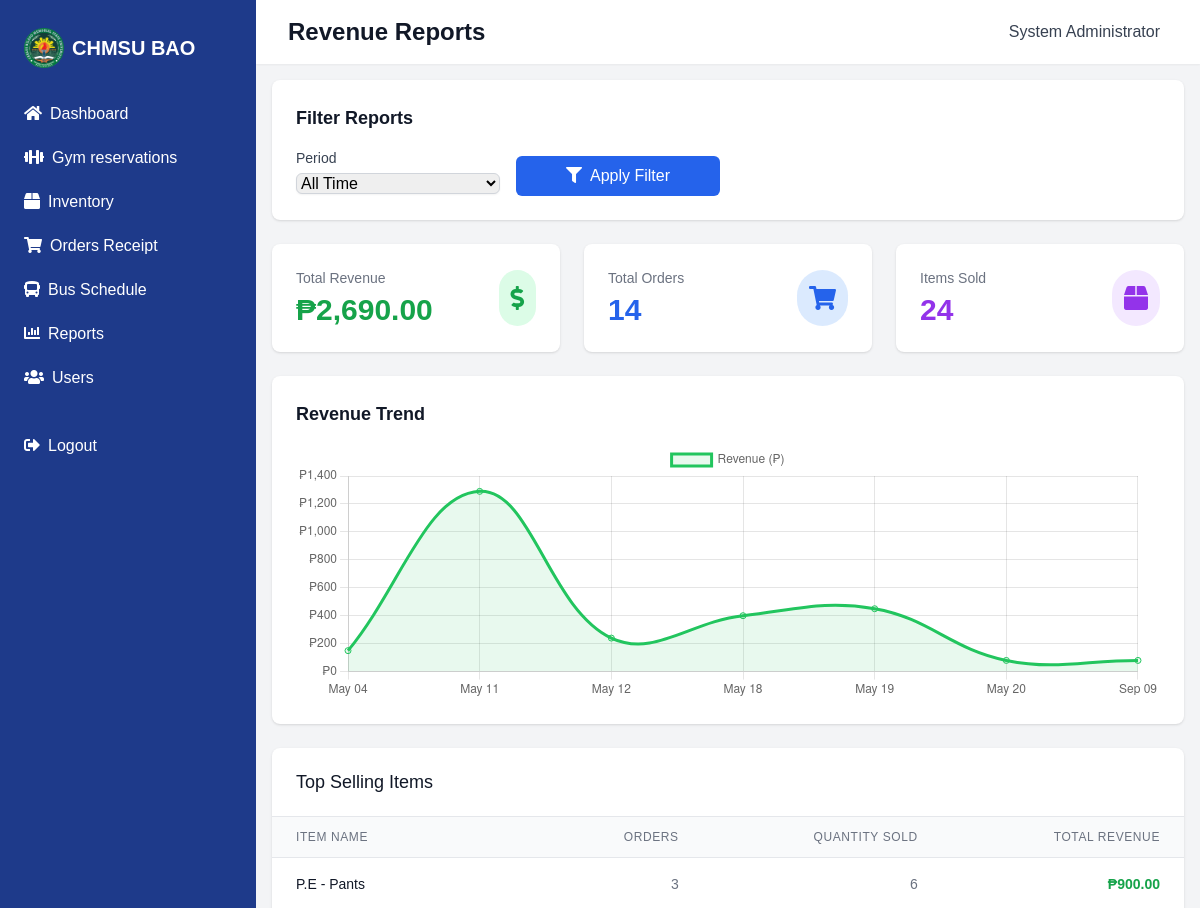
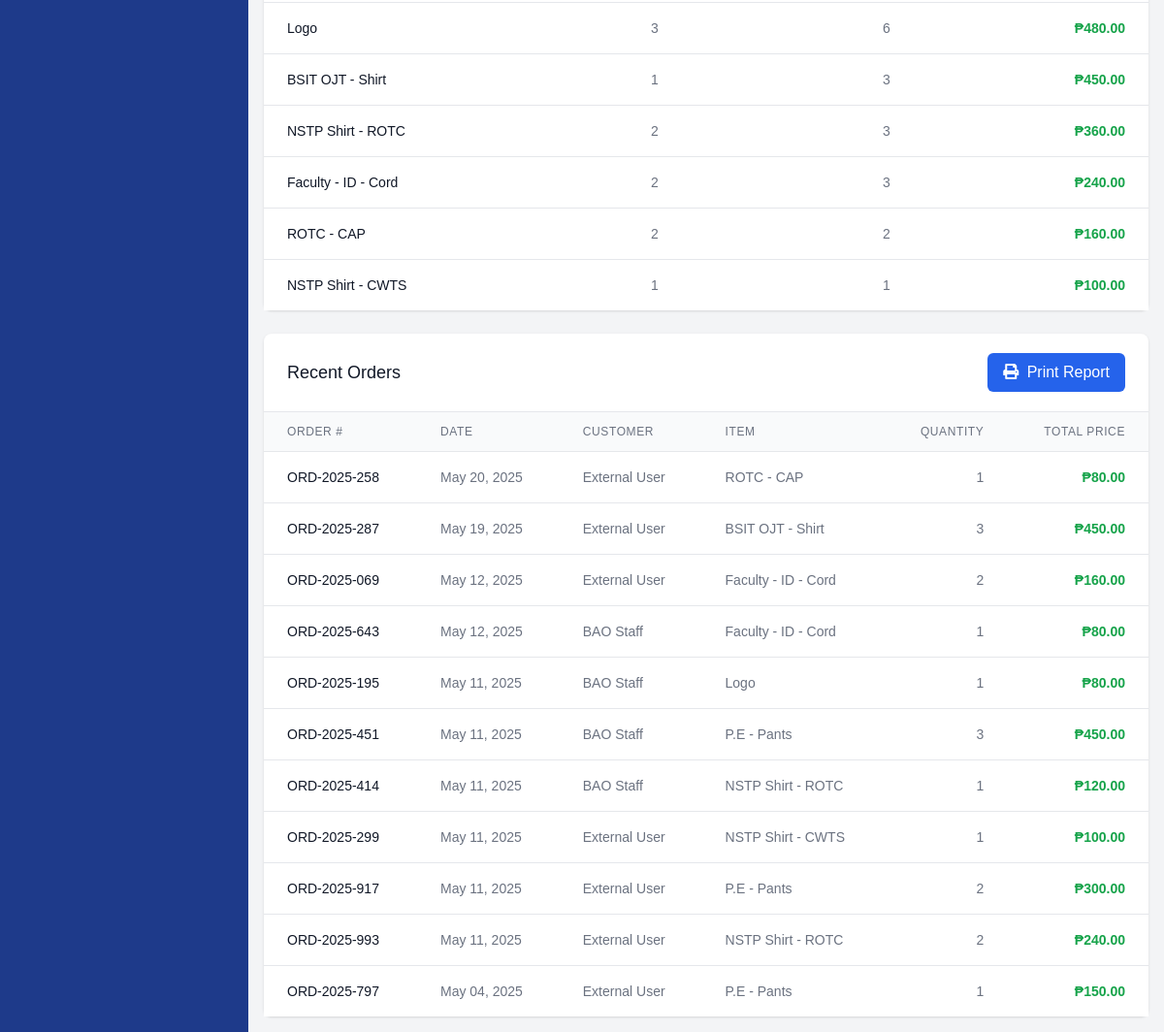
/admin/reports.php (signed in), run on the app's committed database (2 pictures, top to bottom).
### tables this page shows
CREATE TABLE `orders` (
  `id` int(11) NOT NULL,
  `order_id` varchar(20) NOT NULL,
  `user_id` int(11) NOT NULL,
  `inventory_id` int(11) NOT NULL,
  `quantity` int(11) NOT NULL,
  `total_price` decimal(10,2) NOT NULL,
  `status` enum('pending','approved','rejected','completed') NOT NULL DEFAULT 'pending',
  `created_at` timestamp NOT NULL DEFAULT current_timestamp(),
  `updated_at` timestamp NOT NULL DEFAULT current_timestamp() ON UPDATE current_timestamp(),
  `total_amount` decimal(10,2) NOT NULL DEFAULT 0.00,
  `item_id` int(11) NOT NULL,
  `order_type` varchar(100) DEFAULT NULL,
  `purpose` text DEFAULT NULL,
  `priority` varchar(20) DEFAULT NULL
);

CREATE TABLE IF NOT EXISTS user_accounts (
    id INT PRIMARY KEY AUTO_INCREMENT,
    name VARCHAR(255) NOT NULL,
    email VARCHAR(255) UNIQUE NOT NULL,
    password VARCHAR(255) NOT NULL,
    user_type ENUM('admin', 'staff', 'student', 'external') NOT NULL,
    organization VARCHAR(255) NULL,
    status ENUM('active', 'inactive', 'suspended') DEFAULT 'active',
    created_at TIMESTAMP DEFAULT CURRENT_TIMESTAMP,
    updated_at TIMESTAMP DEFAULT CURRENT_TIMESTAMP ON UPDATE CURRENT_TIMESTAMP
);

CREATE TABLE `inventory` (
  `id` int(11) NOT NULL,
  `name` varchar(100) NOT NULL,
  `description` text DEFAULT NULL,
  `price` decimal(10,2) NOT NULL,
  `quantity` int(11) NOT NULL DEFAULT 0,
  `in_stock` tinyint(1) NOT NULL DEFAULT 1,
  `created_at` timestamp NOT NULL DEFAULT current_timestamp(),
  `updated_at` timestamp NOT NULL DEFAULT current_timestamp() ON UPDATE current_timestamp(),
  `image_path` varchar(255) DEFAULT NULL,
  `sizes` text DEFAULT NULL
);

### admin/reports.php (the view, shortened to what this page needs)
<?php
require_once '../config/database.php';
$period = isset($_GET['period']) ? sanitize_input($_GET['period']) : 'all';
$overall_query = "SELECT
    COUNT(*) as total_orders,
    SUM(quantity) as total_items_sold,
    SUM(total_price) as total_revenue
FROM orders
WHERE status = 'completed'";
$overall_stats = $conn->query($overall_query)->fetch_assoc();
$orders_query = "SELECT
    o.id,
    o.order_id,
    o.quantity,
    o.total_price,
    o.created_at,
    u.name as customer_name,
    u.email as customer_email,
    i.name as item_name
FROM orders o
JOIN user_accounts u ON o.user_id = u.id
JOIN inventory i ON o.inventory_id = i.id
WHERE o.status = 'completed'";
$orders_query .= " ORDER BY o.created_at DESC";
$orders_result = $conn->query($orders_query);
$top_items_query = "SELECT
    i.name as item_name,
    COUNT(*) as order_count,
    SUM(o.quantity) as total_quantity,
    SUM(o.total_price) as total_revenue
FROM orders o
JOIN inventory i ON o.inventory_id = i.id
WHERE o.status = 'completed'";
$top_items_query .= " GROUP BY o.inventory_id, i.name ORDER BY total_revenue DESC LIMIT 10";
$top_items_result = $conn->query($top_items_query);
$daily_revenue_query = "SELECT
    DATE(created_at) as date,
    COUNT(*) as orders,
    SUM(total_price) as revenue
FROM orders
WHERE status = 'completed'";
$daily_revenue_query .= " GROUP BY DATE(created_at) ORDER BY date ASC";
$daily_revenue_result = $conn->query($daily_revenue_query);
$chart_dates = [];
$chart_revenues = [];
while ($row = $daily_revenue_result->fetch_assoc()) {
    $chart_dates[] = date('M d', strtotime($row['date']));
    $chart_revenues[] = $row['revenue'];
}
?>
<?php include '../includes/header.php'; ?>
<div class="flex h-screen bg-gray-100">
    <?php include '../includes/admin_sidebar.php'; ?>
    <div class="flex-1 flex flex-col overflow-hidden">
        <header class="bg-white shadow-sm z-10">
            <div class="max-w-7xl mx-auto px-4 sm:px-6 lg:px-8 py-4 flex justify-between items-center">
                <h1 class="text-2xl font-semibold text-gray-900">Revenue Reports</h1>
                <div class="flex items-center">
                    <span class="text-gray-700 mr-2"><?php echo $_SESSION['user_name']; ?></span>
                </div>
            </div>
        </header>
        <main class="flex-1 overflow-y-auto p-4">
            <div class="max-w-7xl mx-auto">
                <div class="bg-white rounded-lg shadow p-6 mb-6">
                    <h2 class="text-lg font-semibold text-gray-900 mb-4">Filter Reports</h2>
                    <form method="GET" action="reports.php" class="grid grid-cols-1 md:grid-cols-4 gap-4">
                        <div>
                            <label for="period" class="block text-sm font-medium text-gray-700 mb-1">Period</label>
                            <select name="period" id="period" class="w-full rounded-md border-gray-300 shadow-sm focus:border-blue-500 focus:ring focus:ring-blue-500 focus:ring-opacity-50">
                                <option value="all" <?php echo $period === 'all' ? 'selected' : ''; ?>>All Time</option>
                            </select>
                        </div>
                        <div class="flex items-end">
                            <button type="submit" class="w-full bg-blue-600 text-white py-2 px-4 rounded-md hover:bg-blue-700 focus:outline-none focus:ring-2 focus:ring-blue-500 focus:ring-offset-2">
                                <i class="fas fa-filter mr-2"></i>Apply Filter
                            </button>
                        </div>
                    </form>
                </div>
                <div class="grid grid-cols-1 md:grid-cols-3 gap-6 mb-6">
                    <div class="bg-white rounded-lg shadow p-6">
                        <div class="flex items-center justify-between">
                            <div>
                                <p class="text-sm font-medium text-gray-500 mb-1">Total Revenue</p>
                                <p class="text-3xl font-bold text-green-600">₱<?php echo number_format($overall_stats['total_revenue'] ?? 0, 2); ?></p>
                            </div>
                            <div class="bg-green-100 rounded-full p-3">
                                <i class="fas fa-dollar-sign text-green-600 text-2xl"></i>
                            </div>
                        </div>
                    </div>
                    <div class="bg-white rounded-lg shadow p-6">
                        <div class="flex items-center justify-between">
                            <div>
                                <p class="text-sm font-medium text-gray-500 mb-1">Total Orders</p>
                                <p class="text-3xl font-bold text-blue-600"><?php echo number_format($overall_stats['total_orders'] ?? 0); ?></p>
                            </div>
                            <div class="bg-blue-100 rounded-full p-3">
                                <i class="fas fa-shopping-cart text-blue-600 text-2xl"></i>
                            </div>
                        </div>
                    </div>
                    <div class="bg-white rounded-lg shadow p-6">
                        <div class="flex items-center justify-between">
                            <div>
                                <p class="text-sm font-medium text-gray-500 mb-1">Items Sold</p>
                                <p class="text-3xl font-bold text-purple-600"><?php echo number_format($overall_stats['total_items_sold'] ?? 0); ?></p>
                            </div>
                            <div class="bg-purple-100 rounded-full p-3">
                                <i class="fas fa-box text-purple-600 text-2xl"></i>
                            </div>
                        </div>
                    </div>
                </div>
                <?php if (!empty($chart_dates)): ?>
                <div class="bg-white rounded-lg shadow p-6 mb-6">
                    <h3 class="text-lg font-semibold text-gray-900 mb-4">Revenue Trend</h3>
                    <div class="h-64">
                        <canvas id="revenueChart"></canvas>
                    </div>
                </div>
                <?php endif; ?>
                <div class="bg-white rounded-lg shadow mb-6">
                    <div class="px-4 py-5 border-b border-gray-200 sm:px-6">
                        <h3 class="text-lg font-medium text-gray-900">Top Selling Items</h3>
                    </div>
                    <div class="overflow-x-auto">
                        <table class="min-w-full divide-y divide-gray-200">
                            <thead class="bg-gray-50">
                                <tr>
                                    <th class="px-6 py-3 text-left text-xs font-medium text-gray-500 uppercase tracking-wider">Item Name</th>
                                    <th class="px-6 py-3 text-right text-xs font-medium text-gray-500 uppercase tracking-wider">Orders</th>
                                    <th class="px-6 py-3 text-right text-xs font-medium text-gray-500 uppercase tracking-wider">Quantity Sold</th>
                                    <th class="px-6 py-3 text-right text-xs font-medium text-gray-500 uppercase tracking-wider">Total Revenue</th>
                                </tr>
                            </thead>
                            <tbody class="bg-white divide-y divide-gray-200">
                                <?php if ($top_items_result->num_rows > 0): ?>
                                    <?php while ($item = $top_items_result->fetch_assoc()): ?>
                                        <tr>
                                            <td class="px-6 py-4 whitespace-nowrap text-sm font-medium text-gray-900"><?php echo htmlspecialchars($item['item_name']); ?></td>
                                            <td class="px-6 py-4 whitespace-nowrap text-sm text-gray-500 text-right"><?php echo number_format($item['order_count']); ?></td>
                                            <td class="px-6 py-4 whitespace-nowrap text-sm text-gray-500 text-right"><?php echo number_format($item['total_quantity']); ?></td>
                                            <td class="px-6 py-4 whitespace-nowrap text-sm font-semibold text-green-600 text-right">₱<?php echo number_format($item['total_revenue'], 2); ?></td>
                                        </tr>
                                    <?php endwhile; ?>
                                <?php else: ?>
                                    <tr>
                                        <td colspan="4" class="px-6 py-4 text-center text-sm text-gray-500">No data available</td>
                                    </tr>
                                <?php endif; ?>
                            </tbody>
                        </table>
                    </div>
                </div>
                <div class="bg-white rounded-lg shadow">
                    <div class="px-4 py-5 border-b border-gray-200 sm:px-6 flex justify-between items-center">
                        <h3 class="text-lg font-medium text-gray-900">Recent Orders</h3>
                        <button onclick="window.print()" class="bg-blue-600 text-white py-2 px-4 rounded-md hover:bg-blue-700 focus:outline-none focus:ring-2 focus:ring-blue-500 focus:ring-offset-2">
                            <i class="fas fa-print mr-1"></i> Print Report
                        </button>
                    </div>
                    <div class="overflow-x-auto">
                        <table class="min-w-full divide-y divide-gray-200">
                            <thead class="bg-gray-50">
                                <tr>
                                    <th class="px-6 py-3 text-left text-xs font-medium text-gray-500 uppercase tracking-wider">Order #</th>
                                    <th class="px-6 py-3 text-left text-xs font-medium text-gray-500 uppercase tracking-wider">Date</th>
                                    <th class="px-6 py-3 text-left text-xs font-medium text-gray-500 uppercase tracking-wider">Customer</th>
                                    <th class="px-6 py-3 text-left text-xs font-medium text-gray-500 uppercase tracking-wider">Item</th>
                                    <th class="px-6 py-3 text-right text-xs font-medium text-gray-500 uppercase tracking-wider">Quantity</th>
                                    <th class="px-6 py-3 text-right text-xs font-medium text-gray-500 uppercase tracking-wider">Total Price</th>
                                </tr>
                            </thead>
                            <tbody class="bg-white divide-y divide-gray-200">
                                <?php if ($orders_result->num_rows > 0): ?>
                                    <?php while ($order = $orders_result->fetch_assoc()): ?>
                                        <tr>
                                            <td class="px-6 py-4 whitespace-nowrap text-sm font-medium text-gray-900"><?php echo htmlspecialchars($order['order_id']); ?></td>
                                            <td class="px-6 py-4 whitespace-nowrap text-sm text-gray-500"><?php echo date('M d, Y', strtotime($order['created_at'])); ?></td>
                                            <td class="px-6 py-4 whitespace-nowrap text-sm text-gray-500"><?php echo htmlspecialchars($order['customer_name']); ?></td>
                                            <td class="px-6 py-4 whitespace-nowrap text-sm text-gray-500"><?php echo htmlspecialchars($order['item_name']); ?></td>
                                            <td class="px-6 py-4 whitespace-nowrap text-sm text-gray-500 text-right"><?php echo number_format($order['quantity']); ?></td>
                                            <td class="px-6 py-4 whitespace-nowrap text-sm font-semibold text-green-600 text-right">₱<?php echo number_format($order['total_price'], 2); ?></td>
                                        </tr>
                                    <?php endwhile; ?>
                                <?php else: ?>
                                    <tr>
                                        <td colspan="6" class="px-6 py-4 text-center text-sm text-gray-500">No orders found</td>
                                    </tr>
                                <?php endif; ?>
                            </tbody>
                        </table>
                    </div>
                </div>
            </div>
        </main>
    </div>
</div>
<script>
    // Mobile menu toggle
    document.getElementById('menu-button').addEventListener('click', function() {
        document.getElementById('sidebar').classList.toggle('-translate-x-full');
    });
    // Show/hide custom date range
    document.getElementById('period').addEventListener('change', function() {
        const customDates = document.getElementById('custom-dates');
        if (this.value === 'custom') {
            customDates.classList.remove('hidden');
        } else {
            customDates.classList.add('hidden');
        }
    });
    // Revenue Chart
    <?php if (!empty($chart_dates)): ?>
    document.addEventListener('DOMContentLoaded', function() {
        const ctx = document.getElementById('revenueChart').getContext('2d');
        new Chart(ctx, {
            type: 'line',
            data: {
                labels: <?php echo json_encode($chart_dates); ?>,
                datasets: [{
                    label: 'Revenue (₱)',
                    data: <?php echo json_encode($chart_revenues); ?>,
                    borderColor: 'rgb(34, 197, 94)',
                    backgroundColor: 'rgba(34, 197, 94, 0.1)',
                    tension: 0.4,
                    fill: true
                }]
            },
            options: {
                responsive: true,
                maintainAspectRatio: false,
                scales: {
                    y: {
                        beginAtZero: true,
                        ticks: {
                            callback: function(value) {
                                return '₱' + value.toLocaleString();
                            }
                        }
                    }
                },
                plugins: {
                    tooltip: {
                        callbacks: {
                            label: function(context) {
                                return 'Revenue: ₱' + context.parsed.y.toLocaleString();
                            }
                        }
                    }
                }
            }
        });
    });
    <?php endif; ?>
    // Print styles
    window.onbeforeprint = function() {
        document.querySelectorAll('button').forEach(function(el) {
            el.style.display = 'none';
        });
    };
    window.onafterprint = function() {
        document.querySelectorAll('button').forEach(function(el) {
            el.style.display = '';
        });
    };
</script>
</body>
</html>

### data on the page
orders: order "ORD-2025-258", created_at "May 20, 2025", user_accounts.name "External User", inventory.name "ROTC - CAP", quantity "1", total_price "80.00"
orders: order "ORD-2025-287", created_at "May 19, 2025", user_accounts.name "External User", inventory.name "BSIT OJT - Shirt", quantity "3", total_price "450.00"
orders: order "ORD-2025-069", created_at "May 12, 2025", user_accounts.name "External User", inventory.name "Faculty - ID - Cord", quantity "2", total_price "160.00"
orders: order "ORD-2025-643", created_at "May 12, 2025", user_accounts.name "BAO Staff", inventory.name "Faculty - ID - Cord", quantity "1", total_price "80.00"
orders: order "ORD-2025-195", created_at "May 11, 2025", user_accounts.name "BAO Staff", inventory.name "Logo", quantity "1", total_price "80.00"
orders: order "ORD-2025-451", created_at "May 11, 2025", user_accounts.name "BAO Staff", inventory.name "P.E - Pants", quantity "3", total_price "450.00"
orders: order "ORD-2025-414", created_at "May 11, 2025", user_accounts.name "BAO Staff", inventory.name "NSTP Shirt - ROTC", quantity "1", total_price "120.00"
orders: order "ORD-2025-299", created_at "May 11, 2025", user_accounts.name "External User", inventory.name "NSTP Shirt - CWTS", quantity "1", total_price "100.00"
orders: order "ORD-2025-917", created_at "May 11, 2025", user_accounts.name "External User", inventory.name "P.E - Pants", quantity "2", total_price "300.00"
orders: order "ORD-2025-993", created_at "May 11, 2025", user_accounts.name "External User", inventory.name "NSTP Shirt - ROTC", quantity "2", total_price "240.00"
orders: order "ORD-2025-797", created_at "May 04, 2025", user_accounts.name "External User", inventory.name "P.E - Pants", quantity "1", total_price "150.00"

### other printed values
$_SESSION['user_name'] "System Administrator"
$overall_stats['total_revenue'] "2,690.00"
$overall_stats['total_orders'] "14"
$overall_stats['total_items_sold'] "24"
$item['item_name'] "P.E - Pants"
$item['order_count'] "3"
$item['total_quantity'] "6"
$item['total_revenue'] "900.00"
$item['item_name'] "Logo"
$item['total_revenue'] "480.00"
$item['item_name'] "BSIT OJT - Shirt"
$item['order_count'] "1"
$item['total_quantity'] "3"
$item['total_revenue'] "450.00"
$item['item_name'] "NSTP Shirt - ROTC"
